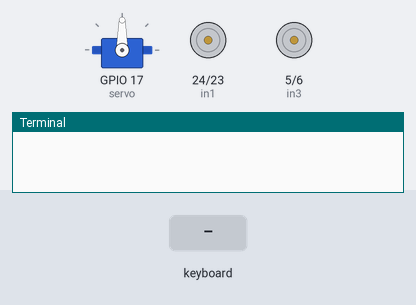
This program was run on a simulated Raspberry Pi (BCM pin numbers). Shown: servo, motor-driver pin pairs drawn as motors (green arrow = first pin HIGH = forward, orange = second pin HIGH = backward, longer = more drive, scaled by the enable pin), the last lines printed to the terminal. The inputs (shaded band) are chosen by the test bench. The desktop window is not drawn, its controls go by their first labels and the mouse button is held 0.15 s; servo angles are drawn from the pulse width (0.5 ms = 0°, 2.5 ms = 180°).

Above: at 1.2 s.
1.3 s: key "w" typed on the keyboard
At 1.8 s:
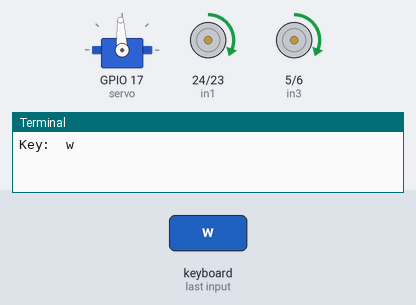
2.8 s: key "d" typed on the keyboard
At 4.0 s:
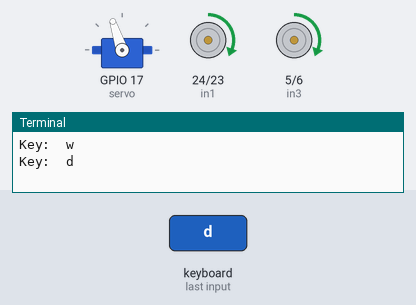
4.3 s: key "s" typed on the keyboard
At 5.3 s:
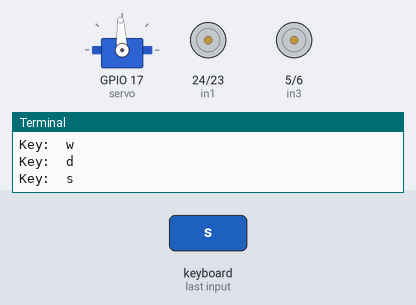
5.8 s: key "a" typed on the keyboard
At 6.4 s:
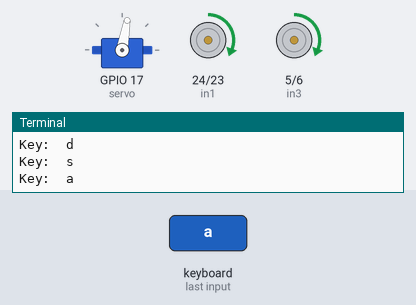
Timing chart, 0 to 8.3 s (numbered marks = the images above; inputs shaded):
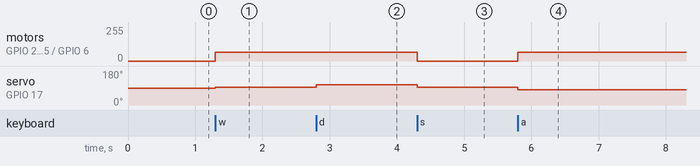

Measured:
- after the input at 1.3 s, motor on GPIO 24 (in1) / GPIO 23 (in2), motor on GPIO 5 (in3) / GPIO 6 (in4): stopped → forward 64/255 at once; servo on GPIO 17 (servo): 90° → 93° at once
- after the input at 2.8 s, servo on GPIO 17 (servo): 93° → 108° at once
- after the input at 4.3 s, motor on GPIO 24 (in1) / GPIO 23 (in2), motor on GPIO 5 (in3) / GPIO 6 (in4): forward 64/255 → stopped at once; servo on GPIO 17 (servo): 108° → 93° at once
- after the input at 5.8 s, motor on GPIO 24 (in1) / GPIO 23 (in2), motor on GPIO 5 (in3) / GPIO 6 (in4): stopped → forward 64/255 at once; servo on GPIO 17 (servo): 93° → 80° at once

The program:

keynavigation.py
```python
from gpiozero import AngularServo
import RPi.GPIO as GPIO
from time import sleep
import sys
import tkinter as tk

in1 = 24
in2 = 23
enA = 25

in3 = 5
in4 = 6
enB = 13

GPIO.setmode(GPIO.BCM)

#Motor A
GPIO.setup(in1,GPIO.OUT)
GPIO.setup(in2,GPIO.OUT)
GPIO.setup(enA,GPIO.OUT)
GPIO.output(in1,GPIO.LOW)
GPIO.output(in2,GPIO.LOW)

p1=GPIO.PWM(enA,1000)
p1.start(25)

#Motor B
GPIO.setup(in3,GPIO.OUT)
GPIO.setup(in4,GPIO.OUT)
GPIO.setup(enB,GPIO.OUT)
GPIO.output(in3,GPIO.LOW)
GPIO.output(in4,GPIO.LOW)

p2=GPIO.PWM(enB,1000)
p2.start(25)

servo = AngularServo(17, min_angle=-90, max_angle=90)

def forward(tf):
    servo.angle = 5
    GPIO.output(in1,GPIO.HIGH)
    GPIO.output(in2,GPIO.LOW)
    GPIO.output(in3,GPIO.HIGH)
    GPIO.output(in4,GPIO.LOW)
    sleep(tf)

def left(tf):
    servo.angle = -20
    GPIO.output(in1,GPIO.HIGH)
    GPIO.output(in2,GPIO.LOW)
    GPIO.output(in3,GPIO.HIGH)
    GPIO.output(in4,GPIO.LOW)
    sleep(tf)


def right(tf):
    servo.angle = 35
    GPIO.output(in1,GPIO.HIGH)
    GPIO.output(in2,GPIO.LOW)
    GPIO.output(in3,GPIO.HIGH)
    GPIO.output(in4,GPIO.LOW)
    sleep(tf)

def stop(tf):
    servo.angle = 5
    GPIO.output(in1,GPIO.LOW)
    GPIO.output(in2,GPIO.LOW)
    GPIO.output(in3,GPIO.LOW)
    GPIO.output(in4,GPIO.LOW)
    sleep(tf)

def backward(tf):
    servo.angle = 5
    GPIO.output(in1,GPIO.LOW)
    GPIO.output(in2,GPIO.HIGH)
    GPIO.output(in3,GPIO.LOW)
    GPIO.output(in4,GPIO.HIGH)
    sleep(tf)

def key_input(event):
    print('Key: ', event.char)
    key_press = event.char
    sleep_time = 0.030

    if key_press.lower() == 'w':
        forward(sleep_time)
    elif key_press.lower() == 's':
        stop(sleep_time)
    elif key_press.lower() == 'a':
        left(sleep_time)
    elif key_press.lower() == 'd':
        right(sleep_time)

command = tk.Tk()
command.bind('<KeyPress>', key_input)
command.mainloop()    
```
